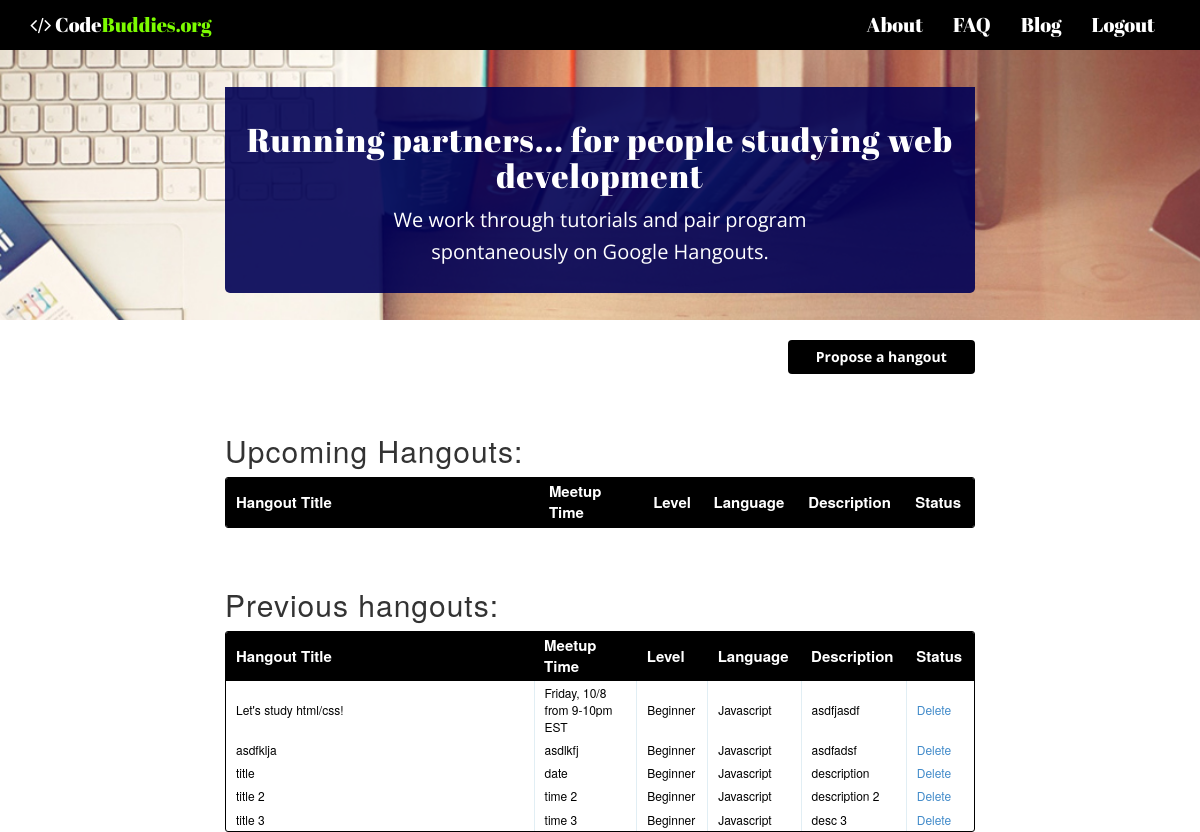
The app's page /hangout/ (signed in) with its own data.
### tables this page shows
CREATE TABLE hangout( hangout_id INTEGER PRIMARY KEY
		AUTOINCREMENT,
		title TEXT NOT NULL, level TEXT NOT NULL, language TEXT NOT NULL, hangout_date DATE NOT NULL, description TEXT NOT NULL, status INTEGER NOT NULL);

### views.py (the view)
@app.route('/hangout/')
@login_required
def hangout():
	g.db = connect_db()
	cur = g.db.execute(
		'select title, level, language, hangout_date, description, hangout_id from hangout where status=1')
	upcoming_hangouts = [dict(title=row[0], level=row[1],
		language=row[2], hangout_date=row[3], description=row[4], hangout_id=row[5]) for row in cur.fetchall()]
	cur = g.db.execute(
		'select title, hangout_date, level, language, description, hangout_id from hangout where status=0')
	previous_hangouts = [collections.OrderedDict(title=row[0], hangout_date=row[1],
		level=row[2], language=row[3], description=row[4], hangout_id=row[5]) for row in cur.fetchall()]
	g.db.close()
	return render_template(
		'tasks.html',
		form = ProposeNewHangout(request.form),
		open_tasks=upcoming_hangouts,
		closed_tasks=previous_hangouts
	)

### views.py (called while the page is built)
def connect_db():
	return sqlite3.connect(app.config['DATABASE'])

def login_required(test):
	@wraps(test)
	def wrap(*args, **kwargs):
		if 'logged_in' in session:
			return test(*args, **kwargs)
		else:
			flash('You need to login first.')
			return redirect(url_for('login'))
	return wrap

### templates/tasks.html (shortened to what this page needs)
{% extends "template.html" %}
{% block content %}
	<div>
	<a class="btn button propose" data-toggles=".toggleForm">Propose a hangout</a>
<div class="entries">
	<br />
	<br />
<h2>Upcoming Hangouts:</h2>
<div class="datagrid">
	<table>
		<thead>
			<tr>
				<th width="300px"><strong>Hangout Title</strong></th>
				<th width="100px"><strong>Meetup Time</strong></th>
				<th width="50px"><strong>Level</strong></th>
				<th width="50px"><strong>Language</strong></th>
				<th width="50px"><strong>Description</strong></th>
				<th width="50px"><strong>Status</strong></th>
			</tr>
		</thead>
</table>
</div>
<br >
<br >
</div>
<div class="entries">
	<h2>Previous hangouts:</h2>
	<div class="datagrid">
		<table>
			<thead>
				<tr>
					<th width="300px"><strong>Hangout Title</strong></th>
					<th width="100px"><strong>Meetup Time</strong></th>
					<th width="50px"><strong>Level</strong></th>
					<th width="50px"><strong>Language</strong></th>
					<th width="50px"><strong>Description</strong></th>
					<th width="50px"><strong>Status</strong></th>
				</tr>
			</thead>
		{% for c in closed_tasks %}
		<tr>
			<td width="300px"> {{ c.title }}</td>
				<td width="100px">{{ c.hangout_date }}</td>
		<td width="50px">{{ c.level }}</td>
		<td width="50px">{{ c.language }}</td>
		<td width="50px">{{ c.description }}</td>
		<td>
			<a href="{{ url_for('delete_entry', hangout_id = c.hangout_id) }}">Delete</a>
		</td>
	</tr>
{% endfor %}
</table>
</div>
</div>
</div>
{% endblock %}

### templates/template.html (shortened to what this page needs)
<!DOCTYPE html>
<html>
	<head>
		<link rel="stylesheet" href="{{ url_for('static', filename='css/styles.css') }}">
		<link rel="stylesheet" href="{{ url_for('static', filename='css/bootstrap.min.css') }}">
		 <link href="http://maxcdn.bootstrapcdn.com/font-awesome/4.1.0/css/font-awesome.min.css" rel="stylesheet">
	</head>
	<body id="page-top" data-spy="scroll" data-target=".navbar-custom">
		 <nav class="navbar-fixed-top" role="navigation">
        <div class="container">
            <div class="navbar-header page-scroll">
                <a class="heavy" href="#page-top">
                      <span class="light"><i class="fa fa-code"></i> Code<span class="green">Buddies.org</span></span>
                </a>
            </div>
            <div class="collapse navbar-collapse navbar-right navbar-main-collapse">
                <ul class="nav navbar-nav">
                    <li class="page-scroll">
                        <a href="#about">About</a>
                    </li>
                    <li class="page-scroll">
                        <a href="#faq">FAQ</a>
                    </li>
                    <li class="page-scroll">
                        <a href="http://bit.ly/10HTO4w" target="_blank">Blog</a>
                    </li>
                    <li class="page-scroll">
                    		<a href="/logout">Logout</a>
                    </li>
                </ul>
            </div>
        </div>
    </nav>
     <section class="intro">
        <div class="intro-body">
            <div class="container">
                <div class="row">
                    <div class="col-md-8 col-md-offset-2">
                        <div class="intro-text"><h1>Running partners...
for people studying web development</h1>
                                             <p>We work through tutorials and pair program <br />spontaneously on Google Hangouts.</p>
                        </div>
                    </div>
                </div>
            </div>
        </div>
    </section>
		<div class="container">
			<div class="row">
				<div class="col-md-8 col-md-offset-2">
		{% block content %}
		{% endblock %}
			</div>
			</div>
		</div>
	</body>
</html>

### static/css/styles.css (style rules this page uses)
body { font-family: sans-serif; background: #eee; }
a, h1, h2 { color: #377BA8; }
h1, h2 { font-family: 'Georgia', serif; margin: 0; }
h2 { font-size: 1.5em; }
a.propose { margin-top: 20px; width: 25%; float: right; color: black; font-weight: 700; }
.entries { list-style: none; margin: 0; padding: 0; clear: both; }
.datagrid table { border-collapse: collapse; text-align: left; width: 100%; }
.datagrid { background: #fff; overflow: hidden; border: 1px solid #000000; border-radius: 3px; }
.datagrid table td, .datagrid table th { padding: 3px 10px; }
.datagrid table thead th { background-color: #000000; color: #FFFFFF; font-size: 15px; font-weight: bold; }
.datagrid table thead th:first-child { border: none; }
.datagrid table tbody td { color: #000000; border-left: 1px solid #E1EEF4; font-size: 12px; font-weight: normal; }
.datagrid table tbody td:first-child { border-left: none; }
.datagrid table tbody tr:last-child td { border-bottom: none; }
.button { background-color: #000; display: inline-block; color: #ffffff; font-size: 13px; padding: 3px 12px; margin: 0; text-decoration: none; position: relative; }
body { width: 100%; height: 100%; color: #fff; background-color: #000; }
html { width: 100%; height: 100%; }
.green { color: #7CFC00; }
a.heavy, .navbar-nav>li>a { font-family: 'Abril Fatface', cursive; }
a.btn, ul.nav a { color: white; }
a, a:hover, a:focus { text-decoration: none !important; }
h1, h2, h3, h4, h5, h6 { margin: 0 0 35px; //font-weight: 200 !important; letter-spacing: 1px; font-family: 'open sans'; }
.intro-text h1 { font-size: 33px; font-family: 'open sans'; }
.navbar a, .intro-text h1 { font-family: 'Abril Fatface', cursive; }
ol, ul { font-size: 20px; font-family: 'open sans'; }
p { margin: 0 0 25px; font-size: 18px; line-height: 1.5; font-family: 'open sans'; }
a { color: #28c3ab; -webkit-transition: all .2s ease-in-out; -moz-transition: all .2s ease-in-out; transition: all .2s ease-in-out; }
.light { font-weight: 400; }
.heavy { font-weight: 700; }
.intro-text { font-size: 18px; margin-top: 60px; }
.navbar-header a { position: relative; top: 10px; color: white; }
.btn { font-weight: 400; -webkit-transition: all .3s ease-in-out; -moz-transition: all .3s ease-in-out; transition: all .3s ease-in-out; }
td { font-size: 20px; }
.intro { display: table; width: 100%; height: 100px; padding: 10px 0; text-align: center; color: white; background-color: #222; background: url(../images/books2.jpg) no-repeat center center fixed; -webkit-background-size: cover; -moz-background-size: cover; background-size: cover; -o-background-size: cover; }
.intro-text { border-bottom-right-radius: 5px; border-bottom-left-radius: 5px; padding: 15px; background: rgba(0,1,85, 0.9); //background: rgba(255,153,0, 0.9); }
.intro-text p { color: white; }
.intro-text p, .btn, input#email, .intro-text ul li { font-family: 'open sans'; }
.intro-body { display: table-cell; vertical-align: middle; height: 200px; }
.navbar-fixed-top { color: white; background: black; font-size: 20px; }
@media (min-width:767px) { p { margin: 0 0 35px; font-size: 20px; line-height: 1.6; } }
@media (min-width:767px) { .intro { height: 40%; padding: 0; } }
@media (min-width:767px) { .intro-text { font-size: 25px; } }

### records on screen
hangout: title "Let's study html/css!", hangout_date "Friday, 10/8 from 9-10pm EST", level "Beginner", language "Javascript", description "asdfjasdf"
hangout: title "asdfklja", hangout_date "asdlkfj", level "Beginner", language "Javascript", description "asdfadsf"
hangout: title "title", hangout_date "date", level "Beginner", language "Javascript", description "description"
hangout: title "title 2", hangout_date "time 2", level "Beginner", language "Javascript", description "description 2"
hangout: title "title 3", hangout_date "time 3", level "Beginner", language "Javascript", description "desc 3"
